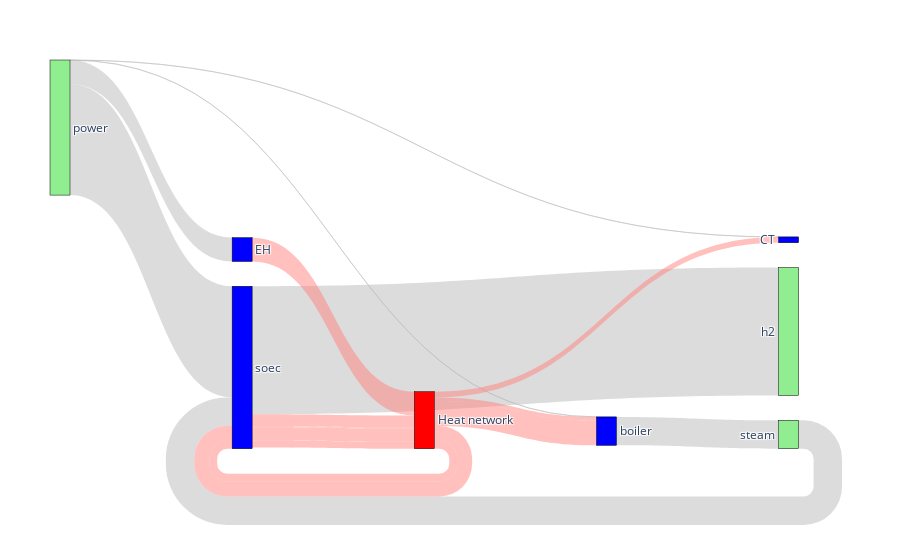

Here is the notebook cell this chart was saved with:
### Markdown cell above
From the energy balance it can observed that the energy efficiency of the system is quite high:

### Code cell
vivi_sankey(answer,valueIndex=1) # Ploting a Sankey diagram of the energy balance (HHV basis)

### Figure 1 — Plotly figure (JSON) as saved in the notebook; plotly's stock layout.template omitted (floating-point values rounded to 4 significant figures)
{"data": [{"link": {"color": ["rgba(186,186,186,0.5)", "rgba(186,186,186,0.5)", "rgba(186,186,186,0.5)", "rgba(186,186,186,0.5)", "rgba(186,186,186,0.5)", "rgba(186,186,186,0.5)", "rgba(186,186,186,0.5)", "rgba(186,186,186,0.5)", "rgba(186,186,186,0.5)", "rgba(186,186,186,0.5)", "rgba(255,129,127,0.5)", "rgba(255,129,127,0.5)", "rgba(255,129,127,0.5)", "rgba(255,129,127,0.5)", "rgba(255,129,127,0.5)", "rgba(255,129,127,0.5)", "rgba(255,129,127,0.5)", "rgba(255,129,127,0.5)", "rgba(255,129,127,0.5)", "rgba(255,129,127,0.5)"], "source": [8, 7, 0, 0, 0, 7, 5, 1, 7, 7, 9, 0, 0, 9, 0, 0, 9, 9, 2, 9], "target": [0, 0, 6, 5, 4, 1, 1, 8, 2, 3, 0, 9, 9, 0, 9, 9, 1, 1, 9, 3], "value": [8758.0, 34230.0, 39390.0, 0, 0, 0.05782, 0, 8758.0, 7330.0, 25.32, 4639.0, 3672.0, 347.3, 2384.0, 4062.0, 2142.0, 1109.0, 7649.0, 7330.0, 1771.0]}, "node": {"color": ["blue", "blue", "blue", "blue", "#90EE90", "#90EE90", "#90EE90", "#90EE90", "#90EE90", "red"], "label": ["soec", "boiler", "EH", "CT", "o2", "water", "h2", "power", "steam", "Heat network"], "line": {"color": "black", "width": 0.5}, "pad": 15, "thickness": 20}, "type": "sankey"}], "layout": {"margin": {"b": 50, "l": 50, "r": 50, "t": 60}}}
